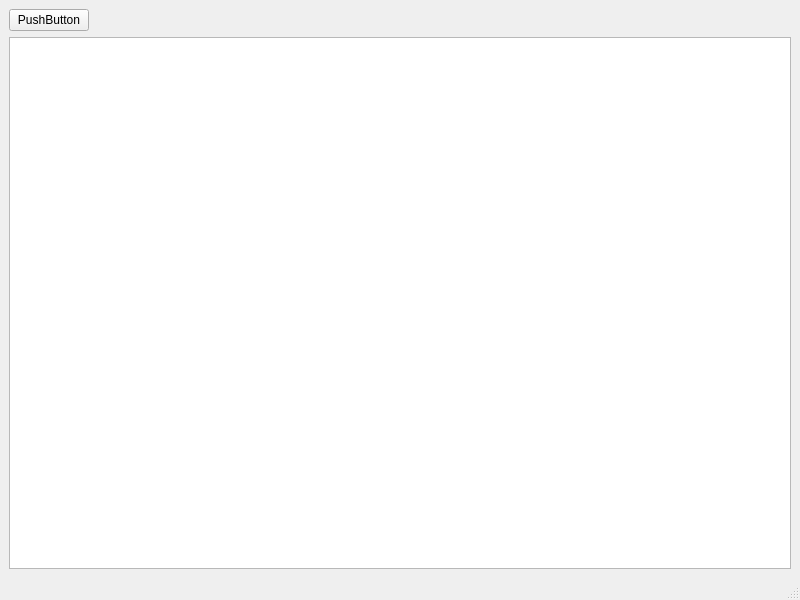
<?xml version="1.0" encoding="UTF-8"?>
<ui version="4.0">
 <class>MainWindow</class>
 <widget class="QMainWindow" name="MainWindow">
  <property name="geometry">
   <rect>
    <x>0</x>
    <y>0</y>
    <width>800</width>
    <height>600</height>
   </rect>
  </property>
  <property name="windowTitle">
   <string>MainWindow</string>
  </property>
  <widget class="QWidget" name="centralwidget">
   <layout class="QVBoxLayout" name="verticalLayout">
    <item>
     <layout class="QHBoxLayout" name="horizontalLayout">
      <item>
       <widget class="QPushButton" name="pushButton">
        <property name="text">
         <string>PushButton</string>
        </property>
       </widget>
      </item>
      <item>
       <spacer name="horizontalSpacer">
        <property name="orientation">
         <enum>Qt::Orientation::Horizontal</enum>
        </property>
        <property name="sizeHint" stdset="0">
         <size>
          <width>40</width>
          <height>20</height>
         </size>
        </property>
       </spacer>
      </item>
     </layout>
    </item>
    <item>
     <widget class="QTableView" name="tableView"/>
    </item>
   </layout>
  </widget>
  <widget class="QMenuBar" name="menubar">
   <property name="geometry">
    <rect>
     <x>0</x>
     <y>0</y>
     <width>800</width>
     <height>30</height>
    </rect>
   </property>
  </widget>
  <widget class="QStatusBar" name="statusbar"/>
 </widget>
 <resources/>
 <connections/>
</ui>
